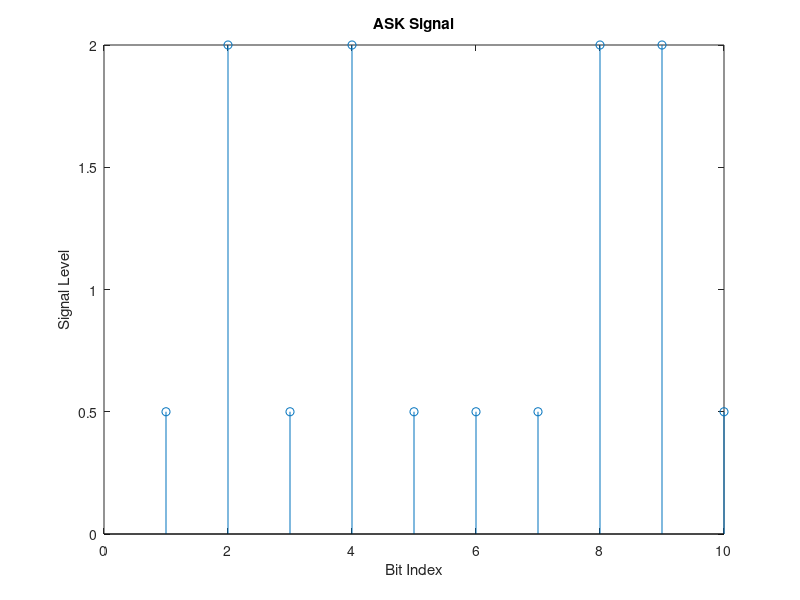

Recreate this plot in MATLAB.
bits = randi([0 1], 1, 10);

% Định nghĩa mức tín hiệu cho bit 0 và bit 1
bit0_level = 0.5;
bit1_level = 2;

% Tạo tín hiệu ASK
ask_signal = zeros(1, length(bits));
for i = 1:length(bits)
    if bits(i) == 0
        ask_signal(i) = bit0_level;
    else
        ask_signal(i) = bit1_level;
    end
end

% Vẽ tín hiệu ASK
stem(ask_signal);
title('ASK Signal');
xlabel('Bit Index');
ylabel('Signal Level')